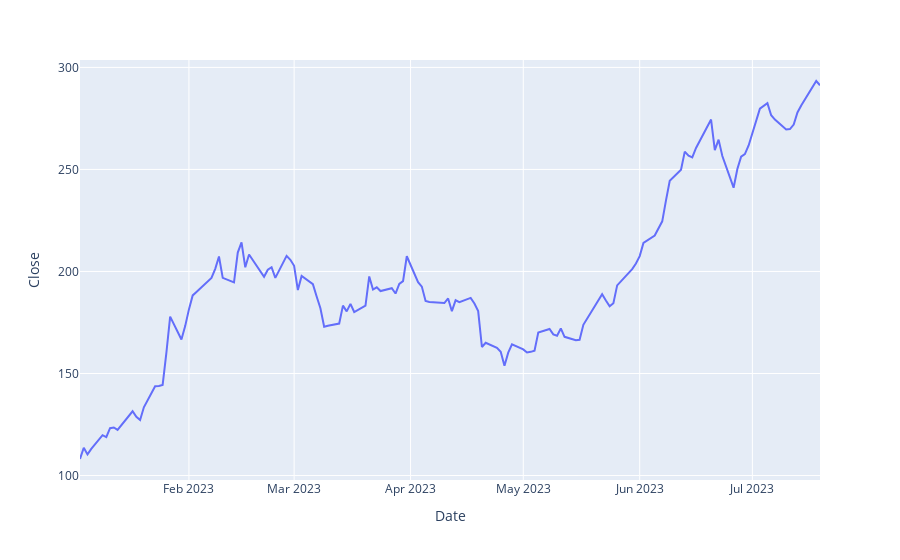

Write notebook code for a chart like this one.
### Code cell
# fig = px.line(stock_data, x= stock_data.index, y='Close')
# fig.show()

fig = px.line(tsla_df, x=tsla_df.index, y= 'Close')
fig.show()

### Figure 1 — Plotly figure (JSON) as saved in the notebook; plotly's stock layout.template omitted (floating-point values rounded to 4 significant figures; data arrays with more than 128 entries replaced by an {"elided": "..."} marker saying what was removed)
{"data": [{"hovertemplate": "Date=%{x}<br>Close=%{y}<extra></extra>", "legendgroup": "", "line": {"color": "#636efa", "dash": "solid"}, "marker": {"symbol": "circle"}, "mode": "lines", "name": "", "orientation": "v", "showlegend": false, "type": "scatter", "x": {"elided": "136 str values"}, "xaxis": "x", "y": {"elided": "136 float values"}, "yaxis": "y"}], "layout": {"legend": {"tracegroupgap": 0}, "margin": {"t": 60}, "xaxis": {"anchor": "y", "domain": [0, 1], "title": {"text": "Date"}}, "yaxis": {"anchor": "x", "domain": [0, 1], "title": {"text": "Close"}}}}
